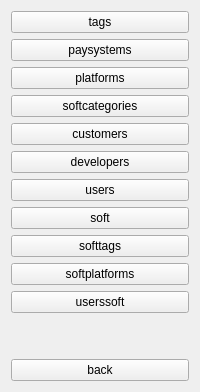
      <widget class="QWidget" name="page_14">
       <layout class="QVBoxLayout" name="verticalLayout_2">
        <item>
         <layout class="QVBoxLayout" name="verticalLayout">
          <item>
           <widget class="QPushButton" name="pushButton_2">
            <property name="text">
             <string>tags</string>
            </property>
           </widget>
          </item>
          <item>
           <widget class="QPushButton" name="pushButton">
            <property name="text">
             <string>paysystems</string>
            </property>
           </widget>
          </item>
          <item>
           <widget class="QPushButton" name="pushButton_3">
            <property name="text">
             <string>platforms</string>
            </property>
           </widget>
          </item>
          <item>
           <widget class="QPushButton" name="pushButton_4">
            <property name="text">
             <string>softcategories</string>
            </property>
           </widget>
          </item>
          <item>
           <widget class="QPushButton" name="pushButton_27">
            <property name="text">
             <string>customers</string>
            </property>
           </widget>
          </item>
          <item>
           <widget class="QPushButton" name="pushButton_28">
            <property name="text">
             <string>developers</string>
            </property>
           </widget>
          </item>
          <item>
           <widget class="QPushButton" name="pushButton_29">
            <property name="text">
             <string>users</string>
            </property>
           </widget>
          </item>
          <item>
           <widget class="QPushButton" name="pushButton_30">
            <property name="text">
             <string>soft</string>
            </property>
           </widget>
          </item>
          <item>
           <widget class="QPushButton" name="pushButton_31">
            <property name="text">
             <string>softtags</string>
            </property>
           </widget>
          </item>
          <item>
           <widget class="QPushButton" name="pushButton_32">
            <property name="text">
             <string>softplatforms</string>
            </property>
           </widget>
          </item>
          <item>
           <widget class="QPushButton" name="pushButton_33">
            <property name="text">
             <string>userssoft</string>
            </property>
           </widget>
          </item>
          <item>
           <spacer name="verticalSpacer">
            <property name="orientation">
             <enum>Qt::Vertical</enum>
            </property>
            <property name="sizeHint" stdset="0">
             <size>
              <width>20</width>
              <height>40</height>
             </size>
            </property>
           </spacer>
          </item>
          <item>
           <widget class="QPushButton" name="pushButton_34">
            <property name="text">
             <string>back</string>
            </property>
           </widget>
          </item>
         </layout>
        </item>
       </layout>
      </widget>
